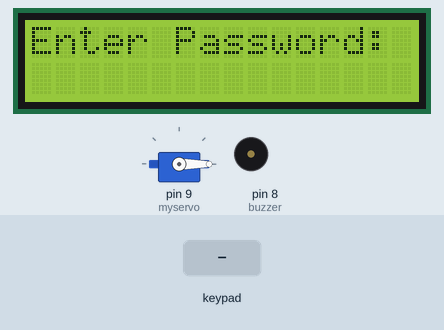
Simulated run of this sketch. Board: Arduino Uno, built with avr-gcc and run on an emulated ATmega328P. Shown: servo, 16×2 character LCD, buzzer (waves = sounding). The test bench sets the inputs (shaded band).

Above: at 3.4 s.
3.5 s: keypad keys 0 1 2 3 # pressed 0.4 s apart
At 5.9 s:
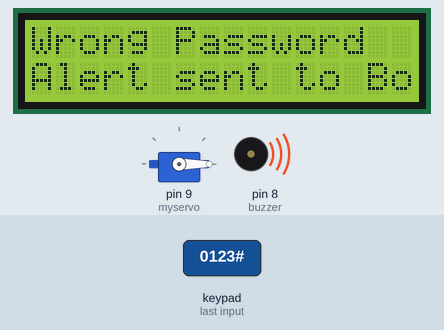
8.2 s: key 'A' pressed
At 9.1 s:
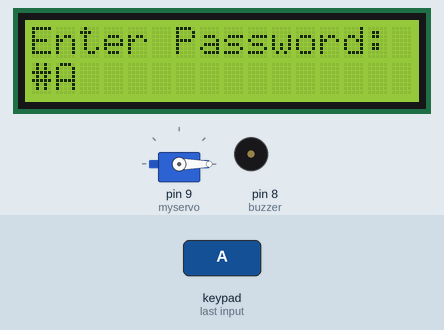
9.7 s: key 'B' pressed
At 10.2 s:
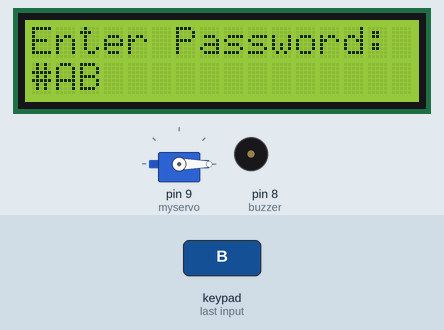
11.2 s: keypad keys 1 2 3 4 pressed 0.4 s apart
At 11.6 s:
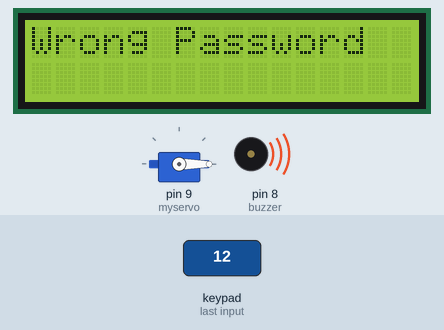
14.9 s: key '1' pressed
At 16.1 s:
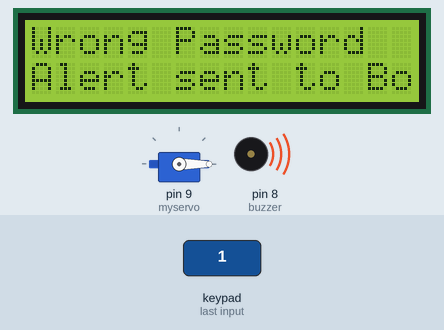
17.9 s: keypad keys 1 2 3 4 # pressed 0.4 s apart
At 20.0 s:
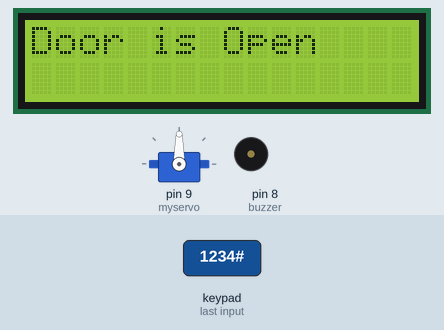
Timing chart, 0 to 21.5 s (numbered marks = the images above; inputs shaded):
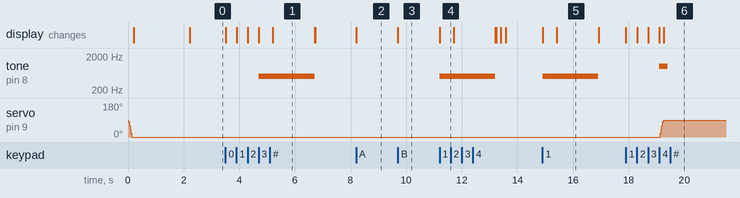

The sketch:

SDLSK.ino
```cpp
#include <Keypad.h>
#include <LiquidCrystal.h>
#include <Servo.h>

#define Password_Length 5 // 4 digits + null

Servo myservo;
LiquidCrystal lcd(A0, A1, A2, A3, A4, A5);

int pos = 0;
const int buzzer = 8;

char Data[Password_Length];
char Master[Password_Length] = "1234";
byte data_count = 0;

bool door = false;
char customKey;

const byte ROWS = 4;
const byte COLS = 4;
char keys[ROWS][COLS] = {
{'1', '2', '3', 'A'},
{'4', '5', '6', 'B'},
{'7', '8', '9', 'C'},
{'*', '0', '#', 'D'}
};
byte rowPins[ROWS] = {0, 1, 2, 3};
byte colPins[COLS] = {4, 5, 6, 7};

Keypad customKeypad(makeKeymap(keys), rowPins, colPins, ROWS, COLS);

void setup() {
pinMode(buzzer, OUTPUT);
myservo.attach(9, 2000, 2400);
ServoClose();
lcd.begin(16, 2);
lcd.print("Welcome!");
delay(2000);
lcd.clear();
lcd.print("Enter Password: *"); // Static * as a placeholder
}

void loop() {
if (door) {
customKey = customKeypad.getKey();
if (customKey == '#') {
ServoClose();
lcd.clear();
lcd.print("Locked");
delay(2000);
lcd.clear();
lcd.print("Welcome!");
delay(2000);
lcd.clear();
lcd.print("Enter Password: *");
door = false;
}
} else {
customKey = customKeypad.getKey();
if (customKey) {
Data[data_count] = customKey;
lcd.setCursor(data_count, 1);
lcd.print(Data[data_count]);
data_count++;
}

if (data_count == Password_Length - 1) { // 4 digits entered
if (!strcmp(Data, Master)) {
// Correct password
lcd.clear();
tone(buzzer, 1000, 300);
ServoOpen();
lcd.print("Door is Open");
delay(5000); // Door open for 5 sec

// 5-sec countdown to close
unsigned long startTime = millis();
while (millis() - startTime < 5000) {
lcd.setCursor(0, 1);
lcd.print("Closing in: ");
lcd.print((5000 - (millis() - startTime)) / 1000);
lcd.print("s ");
delay(100);
}
ServoClose();
lcd.clear();
lcd.print("Locked");
delay(2000);
lcd.clear();
lcd.print("Welcome!");
delay(2000);
lcd.clear();
lcd.print("Enter Password: *");
door = false;
} else {
// Wrong password
lcd.clear();
tone(buzzer, 500, 2000);
lcd.print("Wrong Password");
delay(500); // Delay before second line
lcd.setCursor(0, 1);
lcd.print("Alert sent to Boss");
delay(1500); // Remaining time for both messages
lcd.clear();
lcd.print("Enter Password: *");
}
clearData();
}
}
}

void clearData() {
while (data_count != 0) {
Data[data_count--] = 0;
}
}

void ServoClose() {
for (pos = 90; pos >= 0; pos -= 10) {
myservo.write(pos);
delay(15);
}
}

void ServoOpen() {
for (pos = 0; pos <= 90; pos += 10) {
myservo.write(pos);
delay(15);
}
}
```

Measured:
- after the input at 3.5 s, tone on pin 8 (buzzer): silent → 500 Hz after 1.2 s, → silent 2.0 s later; the display: first changes at once (image 1 shows a later state)
- after the input at 8.2 s, the display: changes at once (image 2)
- after the input at 9.7 s, the display: changes at once (image 3)
- after the input at 11.2 s, tone on pin 8 (buzzer): silent → 500 Hz at once, → silent 2.0 s later; the display: changes at once (image 4)
- after the input at 14.9 s, tone on pin 8 (buzzer): silent → 500 Hz at once, → silent 2.0 s later; the display: first changes at once (image 5 shows a later state)
- after the input at 17.9 s, tone on pin 8 (buzzer): silent → 1000 Hz after 1.2 s, → silent 0.30 s later; servo on pin 9 (myservo): 0° → 90° after 1.2 s; the display: first changes at once (image 6 shows a later state)
- what the display in image 1 shows lasts 1.5 s, from 5.2 s to 6.7 s
